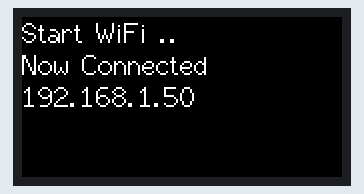
Bench run of a sketch on a simulated ESP32. Shown: 160×80 colour display. WiFi joins after 1.5 s; servers stay silent unless stated; what the sketch prints to the serial monitor is not drawn.

Above: at 1.7 s.

The sketch:

m5stick-wifi.ino
```cpp
#include "WiFi.h"
#include <M5StickC.h>

const char* ssid = "HackedNetwork";
const char* password =  "12345678";

void setup() {
  Serial.begin(115200);
  // Initialize the M5StickC object
  M5.begin();
  Wire.begin(0,26);
  M5.Lcd.setRotation(3);
  M5.Lcd.fillScreen(BLACK);
  M5.Lcd.setCursor(0, 0, 2);
  WiFi.begin(ssid, password);
  // Setting the hostname
  WiFi.setHostname("shower-pipe");

  M5.Lcd.println("Start WiFi ..");
  while (WiFi.status() != WL_CONNECTED) {
    delay(500);
    Serial.println("Connecting ..");
  }

  // Write info in serial logs.
  Serial.print("Connected to the WiFi network. IP: ");
  Serial.println(WiFi.localIP());

  // Write info in LCD.
  M5.Lcd.println("Now Connected");
  M5.Lcd.println(WiFi.localIP());
}

void loop() {}
```
